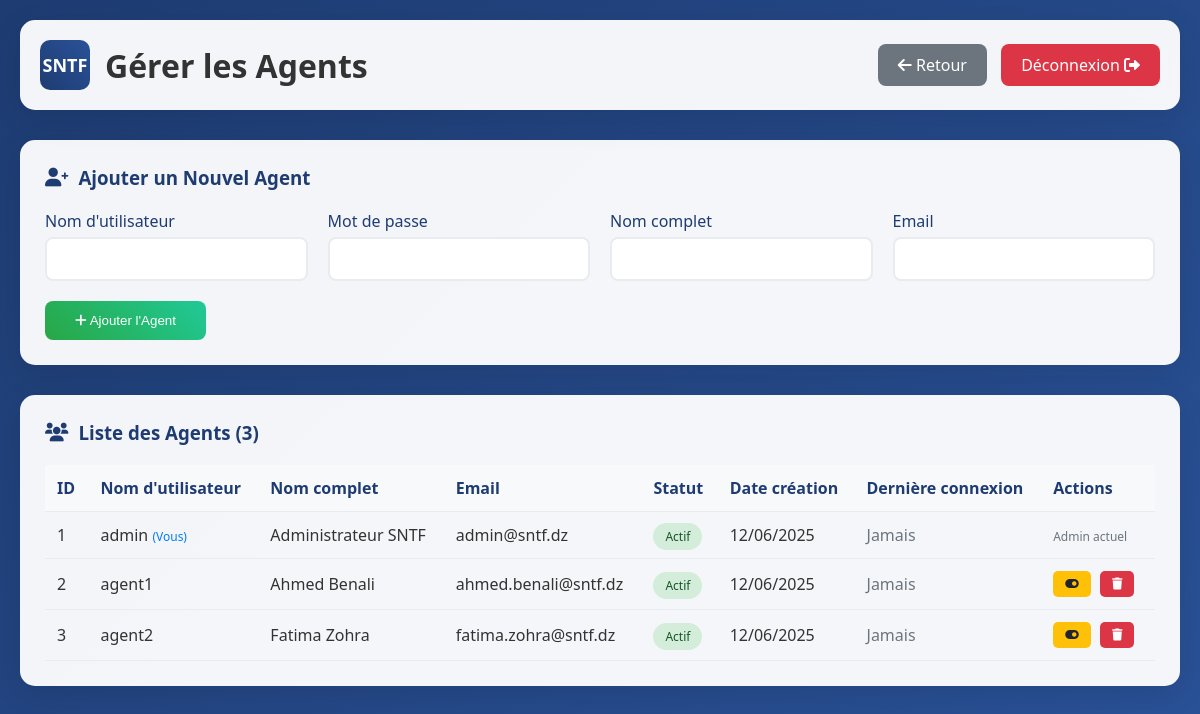
The app's page /manage_agents.php (signed in) with its own data.
### tables this page shows
CREATE TABLE agents (
    id INT AUTO_INCREMENT PRIMARY KEY,
    username VARCHAR(50) UNIQUE NOT NULL,
    password VARCHAR(255) NOT NULL,
    nom_complet VARCHAR(100) NOT NULL,
    email VARCHAR(150) NOT NULL,
    statut ENUM('actif', 'inactif') DEFAULT 'actif',
    date_creation TIMESTAMP DEFAULT CURRENT_TIMESTAMP,
    derniere_connexion TIMESTAMP NULL
);

### manage_agents.php (the view, shortened to what this page needs)
<?php
try {
    $pdo = getConnection();
    $stmt = $pdo->query("
        SELECT id, username, nom_complet, email, statut, date_creation, derniere_connexion
        FROM agents
        ORDER BY date_creation DESC
    ");
    $agents = $stmt->fetchAll(PDO::FETCH_ASSOC);
} catch (PDOException $e) {
    error_log("Error fetching agents: " . $e->getMessage());
    $agents = [];
}
?>
<!DOCTYPE html>
<html lang="fr">
<head>
    <link rel="stylesheet" href="https://cdnjs.cloudflare.com/ajax/libs/font-awesome/6.0.0-beta3/css/all.min.css">
</head>
<body>
    <div class="container">
        <header class="header">
            <div class="logo">
                <div class="logo-icon">SNTF</div>
                <h1>Gérer les Agents</h1>
            </div>
            <div>
                <a href="agent_dashboard.php" class="back-btn"><i class="fas fa-arrow-left"></i> Retour</a>
                <a href="logout.php" class="logout-btn">Déconnexion <i class="fas fa-sign-out-alt"></i></a>
            </div>
        </header>
        <div class="form-section">
            <h3 class="section-title">
                <i class="fas fa-user-plus"></i>
                Ajouter un Nouvel Agent
            </h3>
            <form method="POST">
                <div class="form-grid">
                    <div class="form-group">
                        <label for="username">Nom d'utilisateur</label>
                        <input type="text" id="username" name="username" required>
                    </div>
                    <div class="form-group">
                        <label for="password">Mot de passe</label>
                        <input type="password" id="password" name="password" required minlength="6">
                    </div>
                    <div class="form-group">
                        <label for="nom_complet">Nom complet</label>
                        <input type="text" id="nom_complet" name="nom_complet" required>
                    </div>
                    <div class="form-group">
                        <label for="email">Email</label>
                        <input type="email" id="email" name="email" required>
                    </div>
                </div>
                <button type="submit" class="submit-btn">
                    <i class="fas fa-plus"></i> Ajouter l'Agent
                </button>
            </form>
        </div>
        <div class="agents-table">
            <h3 class="section-title">
                <i class="fas fa-users"></i>
                Liste des Agents (<?php echo count($agents); ?>)
            </h3>
            <?php if (empty($agents)): ?>
                <div class="no-agents">
                    <i class="fas fa-users" style="font-size: 48px; color: #dee2e6; margin-bottom: 15px;"></i>
                    <p>Aucun agent trouvé.</p>
                </div>
            <?php else: ?>
                <table>
                    <thead>
                        <tr>
                            <th>ID</th>
                            <th>Nom d'utilisateur</th>
                            <th>Nom complet</th>
                            <th>Email</th>
                            <th>Statut</th>
                            <th>Date création</th>
                            <th>Dernière connexion</th>
                            <th>Actions</th>
                        </tr>
                    </thead>
                    <tbody>
                        <?php foreach ($agents as $agent): ?>
                            <tr>
                                <td><?php echo $agent['id']; ?></td>
                                <td>
                                    <?php echo htmlspecialchars($agent['username']); ?>
                                    <?php if ($agent['id'] == $_SESSION['agent_id']): ?>
                                        <span style="color: #007bff; font-size: 12px;">(Vous)</span>
                                    <?php endif; ?>
                                </td>
                                <td><?php echo htmlspecialchars($agent['nom_complet']); ?></td>
                                <td><?php echo htmlspecialchars($agent['email']); ?></td>
                                <td>
                                    <span class="status-badge status-<?php echo $agent['statut']; ?>">
                                        <?php echo ucfirst($agent['statut']); ?>
                                    </span>
                                </td>
                                <td><?php echo date('d/m/Y', strtotime($agent['date_creation'])); ?></td>
                                <td>
                                    <?php if ($agent['derniere_connexion']): ?>
                                        <?php echo date('d/m/Y H:i', strtotime($agent['derniere_connexion'])); ?>
                                    <?php else: ?>
                                        <span style="color: #6c757d;">Jamais</span>
                                    <?php endif; ?>
                                </td>
                                <td>
                                    <?php if ($agent['id'] != $_SESSION['agent_id']): ?>
                                        <form method="POST" style="display: inline;">
                                            <button type="submit" class="action-btn btn-toggle" title="Changer le statut">
                                                <i class="fas fa-toggle-<?php echo $agent['statut'] === 'actif' ? 'on' : 'off'; ?>"></i>
                                            </button>
                                        </form>
                                        <button class="action-btn btn-delete" onclick="confirmDelete(<?php echo $agent['id']; ?>, '<?php echo htmlspecialchars($agent['nom_complet']); ?>')" title="Supprimer">
                                            <i class="fas fa-trash"></i>
                                        </button>
                                    <?php else: ?>
                                        <span style="color: #6c757d; font-size: 12px;">Admin actuel</span>
                                    <?php endif; ?>
                                </td>
                            </tr>
                        <?php endforeach; ?>
                    </tbody>
                </table>
            <?php endif; ?>
        </div>
    </div>
</body>
</html>

### manage_agents.php (style rules this page uses)
* { margin: 0; padding: 0; box-sizing: border-box; }
body { font-family: 'Segoe UI', Tahoma, Geneva, Verdana, sans-serif; background: linear-gradient(135deg, #1e3c72 0%, #2a5298 100%); min-height: 100vh; color: #333; }
.container { max-width: 1400px; margin: 0 auto; padding: 20px; }
.header { background: rgba(255, 255, 255, 0.95); backdrop-filter: blur(10px); border-radius: 15px; padding: 20px; margin-bottom: 30px; box-shadow: 0 8px 32px rgba(0, 0, 0, 0.1); display: flex; align-items: center; justify-content: space-between; }
.logo { display: flex; align-items: center; gap: 15px; }
.logo-icon { width: 50px; height: 50px; background: linear-gradient(45deg, #1e3c72, #2a5298); border-radius: 10px; display: flex; align-items: center; justify-content: center; color: white; font-weight: bold; font-size: 18px; }
.back-btn, .logout-btn { background: #dc3545; color: white; border: none; padding: 10px 20px; border-radius: 8px; cursor: pointer; font-weight: 500; transition: all 0.3s ease; text-decoration: none; margin-left: 10px; }
.back-btn { background: #6c757d; }
.form-section { background: rgba(255, 255, 255, 0.95); border-radius: 15px; padding: 25px; margin-bottom: 30px; box-shadow: 0 8px 32px rgba(0, 0, 0, 0.1); }
.section-title { color: #1e3c72; margin-bottom: 20px; display: flex; align-items: center; gap: 10px; }
.form-grid { display: grid; grid-template-columns: repeat(auto-fit, minmax(250px, 1fr)); gap: 20px; margin-bottom: 20px; }
.form-group { display: flex; flex-direction: column; }
.form-group label { margin-bottom: 5px; font-weight: 500; color: #1e3c72; }
.form-group input, .form-group select { padding: 12px; border: 2px solid #e9ecef; border-radius: 8px; font-size: 14px; transition: border-color 0.3s ease; }
.submit-btn { background: linear-gradient(45deg, #28a745, #20c997); color: white; border: none; padding: 12px 30px; border-radius: 8px; cursor: pointer; font-weight: 500; transition: all 0.3s ease; }
.agents-table { background: rgba(255, 255, 255, 0.95); border-radius: 15px; padding: 25px; box-shadow: 0 8px 32px rgba(0, 0, 0, 0.1); overflow-x: auto; }
table { width: 100%; border-collapse: collapse; margin-top: 20px; }
th, td { padding: 12px; text-align: left; border-bottom: 1px solid #e9ecef; }
th { background: #f8f9fa; font-weight: 600; color: #1e3c72; }
.status-badge { padding: 5px 12px; border-radius: 15px; font-size: 12px; font-weight: 500; }
.status-actif { background: #d4edda; color: #155724; }
.action-btn { padding: 6px 12px; border: none; border-radius: 5px; cursor: pointer; font-size: 12px; margin-right: 5px; transition: all 0.3s ease; }
.btn-toggle { background: #ffc107; color: #212529; }
.btn-delete { background: #dc3545; color: white; }

### records on screen
agents: id "1", username "admin", shows "(Vous)", nom_complet "Administrateur SNTF", email "admin@sntf.dz", statut "Actif", date_creation "12/06/2025", shows "Jamais", shows "Admin actuel"
agents: id "2", username "agent1", nom_complet "Ahmed Benali", email "ahmed.benali@sntf.dz", statut "Actif", date_creation "12/06/2025", shows "Jamais"
agents: id "3", username "agent2", nom_complet "Fatima Zohra", email "fatima.zohra@sntf.dz", statut "Actif", date_creation "12/06/2025", shows "Jamais"

### other values on screen
count($agents) "3"
